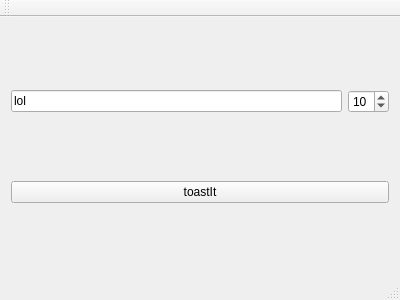
<?xml version="1.0" encoding="UTF-8"?>
<ui version="4.0">
 <class>MainWindow</class>
 <widget class="QMainWindow" name="MainWindow">
  <property name="geometry">
   <rect>
    <x>0</x>
    <y>0</y>
    <width>400</width>
    <height>300</height>
   </rect>
  </property>
  <property name="windowTitle">
   <string>MainWindow</string>
  </property>
  <widget class="QWidget" name="centralWidget">
   <layout class="QGridLayout" name="gridLayout">
    <item row="0" column="0">
     <widget class="QLineEdit" name="mesage">
      <property name="text">
       <string>lol</string>
      </property>
     </widget>
    </item>
    <item row="0" column="1">
     <widget class="QSpinBox" name="timeDisappear">
      <property name="minimum">
       <number>1</number>
      </property>
      <property name="value">
       <number>10</number>
      </property>
     </widget>
    </item>
    <item row="1" column="0" colspan="2">
     <widget class="QPushButton" name="toastIt">
      <property name="text">
       <string>toastIt</string>
      </property>
     </widget>
    </item>
   </layout>
  </widget>
  <widget class="QMenuBar" name="menuBar">
   <property name="geometry">
    <rect>
     <x>0</x>
     <y>0</y>
     <width>400</width>
     <height>21</height>
    </rect>
   </property>
  </widget>
  <widget class="QToolBar" name="mainToolBar">
   <attribute name="toolBarArea">
    <enum>TopToolBarArea</enum>
   </attribute>
   <attribute name="toolBarBreak">
    <bool>false</bool>
   </attribute>
  </widget>
  <widget class="QStatusBar" name="statusBar"/>
 </widget>
 <layoutdefault spacing="6" margin="11"/>
 <resources/>
 <connections/>
</ui>
